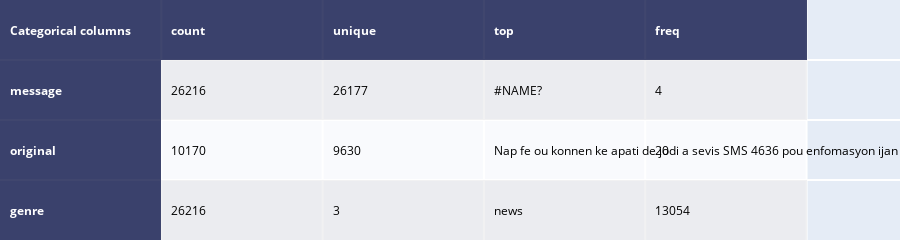

Source (notebook cell):
### Code cell
table_cat

### Figure 1 — Plotly figure (JSON) as saved in the notebook; plotly's stock layout.template omitted (floating-point values rounded to 4 significant figures)
{"data": [{"colorscale": [[0, "#00083e"], [0.5, "#ededee"], [1, "#ffffff"]], "hoverinfo": "none", "opacity": 0.75, "showscale": false, "type": "heatmap", "z": [[0, 0, 0, 0, 0], [0, 0.5, 0.5, 0.5, 0.5], [0, 1, 1, 1, 1], [0, 0.5, 0.5, 0.5, 0.5]]}], "layout": {"annotations": [{"align": "left", "font": {"color": "#ffffff"}, "showarrow": false, "text": "<b>Categorical columns</b>", "x": -0.45, "xanchor": "left", "xref": "x", "y": 0, "yref": "y"}, {"align": "left", "font": {"color": "#ffffff"}, "showarrow": false, "text": "<b>count</b>", "x": 0.55, "xanchor": "left", "xref": "x", "y": 0, "yref": "y"}, {"align": "left", "font": {"color": "#ffffff"}, "showarrow": false, "text": "<b>unique</b>", "x": 1.55, "xanchor": "left", "xref": "x", "y": 0, "yref": "y"}, {"align": "left", "font": {"color": "#ffffff"}, "showarrow": false, "text": "<b>top</b>", "x": 2.55, "xanchor": "left", "xref": "x", "y": 0, "yref": "y"}, {"align": "left", "font": {"color": "#ffffff"}, "showarrow": false, "text": "<b>freq</b>", "x": 3.55, "xanchor": "left", "xref": "x", "y": 0, "yref": "y"}, {"align": "left", "font": {"color": "#ffffff"}, "showarrow": false, "text": "<b>message</b>", "x": -0.45, "xanchor": "left", "xref": "x", "y": 1, "yref": "y"}, {"align": "left", "font": {"color": "#000000"}, "showarrow": false, "text": "26216", "x": 0.55, "xanchor": "left", "xref": "x", "y": 1, "yref": "y"}, {"align": "left", "font": {"color": "#000000"}, "showarrow": false, "text": "26177", "x": 1.55, "xanchor": "left", "xref": "x", "y": 1, "yref": "y"}, {"align": "left", "font": {"color": "#000000"}, "showarrow": false, "text": "#NAME?", "x": 2.55, "xanchor": "left", "xref": "x", "y": 1, "yref": "y"}, {"align": "left", "font": {"color": "#000000"}, "showarrow": false, "text": "4", "x": 3.55, "xanchor": "left", "xref": "x", "y": 1, "yref": "y"}, {"align": "left", "font": {"color": "#ffffff"}, "showarrow": false, "text": "<b>original</b>", "x": -0.45, "xanchor": "left", "xref": "x", "y": 2, "yref": "y"}, {"align": "left", "font": {"color": "#000000"}, "showarrow": false, "text": "10170", "x": 0.55, "xanchor": "left", "xref": "x", "y": 2, "yref": "y"}, {"align": "left", "font": {"color": "#000000"}, "showarrow": false, "text": "9630", "x": 1.55, "xanchor": "left", "xref": "x", "y": 2, "yref": "y"}, {"align": "left", "font": {"color": "#000000"}, "showarrow": false, "text": "Nap fe ou konnen ke apati de jodi a sevis SMS 4636 pou enfomasyon ijan", "x": 2.55, "xanchor": "left", "xref": "x", "y": 2, "yref": "y"}, {"align": "left", "font": {"color": "#000000"}, "showarrow": false, "text": "20", "x": 3.55, "xanchor": "left", "xref": "x", "y": 2, "yref": "y"}, {"align": "left", "font": {"color": "#ffffff"}, "showarrow": false, "text": "<b>genre</b>", "x": -0.45, "xanchor": "left", "xref": "x", "y": 3, "yref": "y"}, {"align": "left", "font": {"color": "#000000"}, "showarrow": false, "text": "26216", "x": 0.55, "xanchor": "left", "xref": "x", "y": 3, "yref": "y"}, {"align": "left", "font": {"color": "#000000"}, "showarrow": false, "text": "3", "x": 1.55, "xanchor": "left", "xref": "x", "y": 3, "yref": "y"}, {"align": "left", "font": {"color": "#000000"}, "showarrow": false, "text": "news", "x": 2.55, "xanchor": "left", "xref": "x", "y": 3, "yref": "y"}, {"align": "left", "font": {"color": "#000000"}, "showarrow": false, "text": "13054", "x": 3.55, "xanchor": "left", "xref": "x", "y": 3, "yref": "y"}], "height": 170, "margin": {"b": 0, "l": 0, "r": 0, "t": 0}, "xaxis": {"dtick": 1, "gridwidth": 2, "showticklabels": false, "tick0": -0.5, "ticks": "", "zeroline": false}, "yaxis": {"autorange": "reversed", "dtick": 1, "gridwidth": 2, "showticklabels": false, "tick0": 0.5, "ticks": "", "zeroline": false}}}
